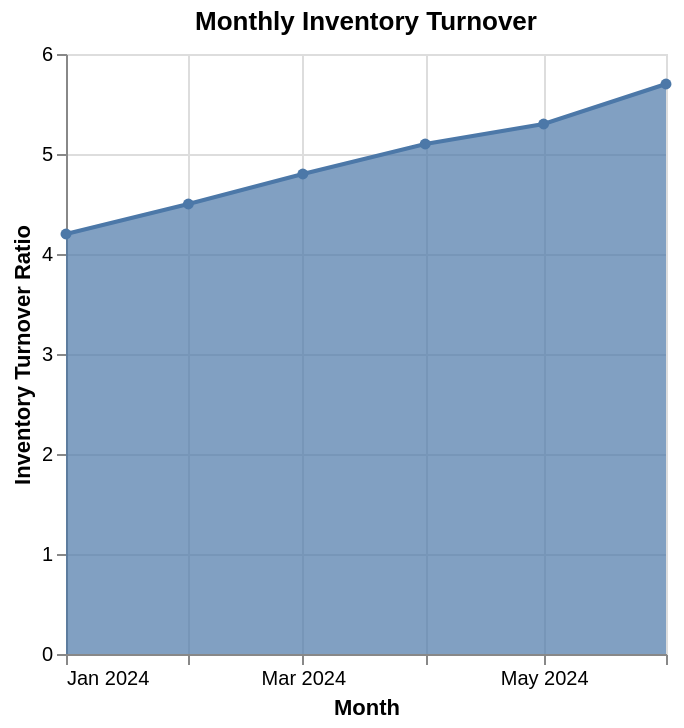

Write a Vega-Lite specification for this figure.
### Vega-Lite specification from a JSON file in a GitHub repository (floating-point values rounded to 4 significant figures)
{"$schema": "https://vega.github.io/schema/vega-lite/v5.json", "description": "Inventory turnover trend", "data": {"values": [{"month": "2024-01", "turnover": 4.2}, {"month": "2024-02", "turnover": 4.5}, {"month": "2024-03", "turnover": 4.8}, {"month": "2024-04", "turnover": 5.1}, {"month": "2024-05", "turnover": 5.3}, {"month": "2024-06", "turnover": 5.7}]}, "mark": {"type": "area", "line": true, "point": true}, "encoding": {"x": {"field": "month", "type": "temporal", "axis": {"title": "Month", "format": "%b %Y"}}, "y": {"field": "turnover", "type": "quantitative", "axis": {"title": "Inventory Turnover Ratio"}}, "tooltip": [{"field": "month", "type": "temporal", "format": "%B %Y"}, {"field": "turnover", "type": "quantitative", "title": "Turnover Ratio", "format": ".1f"}]}, "title": "Monthly Inventory Turnover"}
